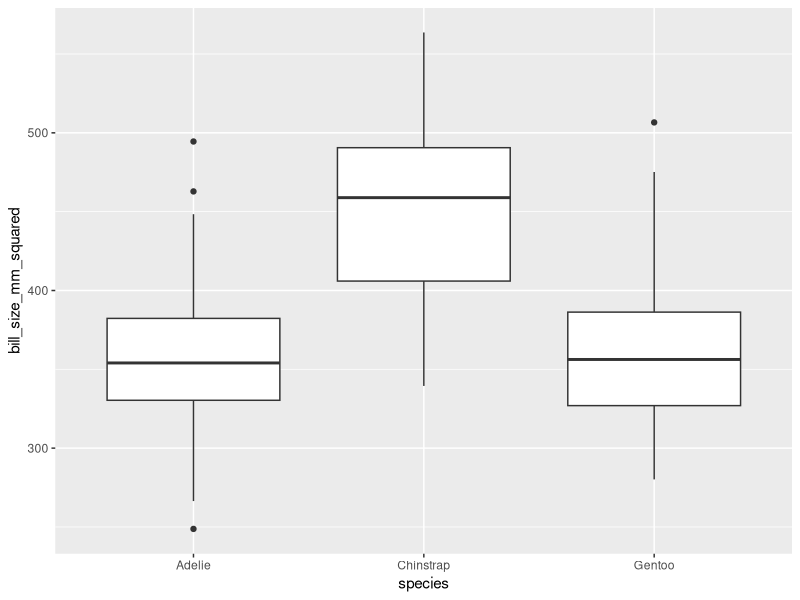

Write the R code that produced this figure.
## ---- chunk 1
#| message: false
#| warning: false
library(palmerpenguins)
library(tidyverse)
library(dplyr)
library(ggplot2)

## ---- chunk 2

penguin_clean <- penguins |> drop_na()
## ---- chunk 3

sorted_penguins <- penguin_clean |> 
  mutate(bill_size_mm_squared = bill_length_mm * bill_depth_mm / 2) |> 
  arrange(bill_size_mm_squared)

sorted_penguins

## ---- chunk 4
#| label: fig-penguin-beak-size
#| fig-cap: "Beak size of penguins by species."

ggplot(sorted_penguins, aes(x = species, y = bill_size_mm_squared)) +
  geom_boxplot()
